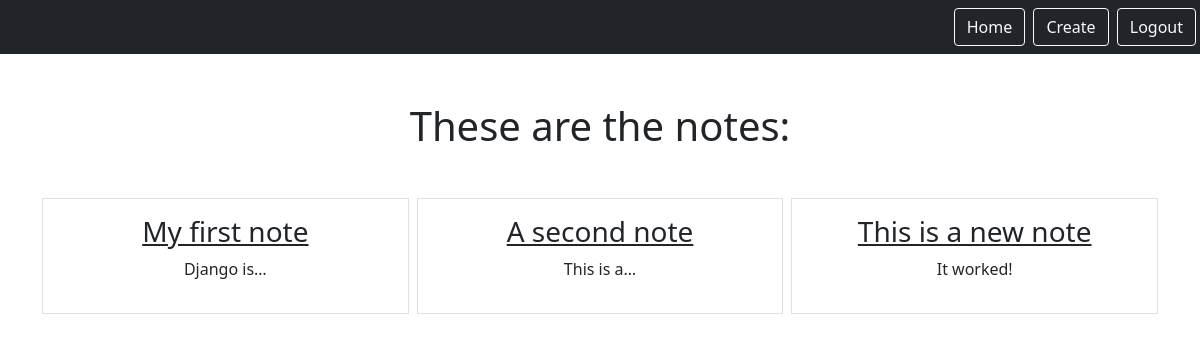
Page /smart/notes (signed in) on the committed database.
### notes/models.py (models this page shows)
class Notes(models.Model):
    title = models.CharField(max_length=255)
    text = models.TextField()
    created_at = models.DateTimeField(auto_now_add=True)
    user = models.ForeignKey(User, on_delete=models.CASCADE, related_name="notes")

### notes/views.py (the view)
# urls.py: path('notes', views.NotesListView.as_view(), name='notes.list'),
class NotesListView(LoginRequiredMixin, ListView):
    model = Notes
    context_object_name = 'notes'
    template_name = 'notes/notes_list.html'
    login_url = '/login'
    def get_queryset(self):
        return self.request.user.notes.all()

### notes/templates/notes/notes_list.html
{% extends "base.html" %}
{% block content %}
<h1 class="my-5">These are the notes:</h1>
<div class="row row-cols3 g-2">
  {% for note in notes %}
  <div class="col">
    <div class="p-3 border">
      <a href="{% url 'notes.detail' pk=note.id %}" class="text-dark text-decoration-non">
        <h3>{{ note.title }}</h3>
      </a>
      <p>{{ note.text|truncatechars:10 }}</p>
    </div>
  </div>
  {% endfor %}
</div>
{% endblock %}

### rows in the picture
Notes: title "My first note", text "Django is…"
Notes: title "A second note", text "This is a…"
Notes: title "This is a new note", text "It worked!"
